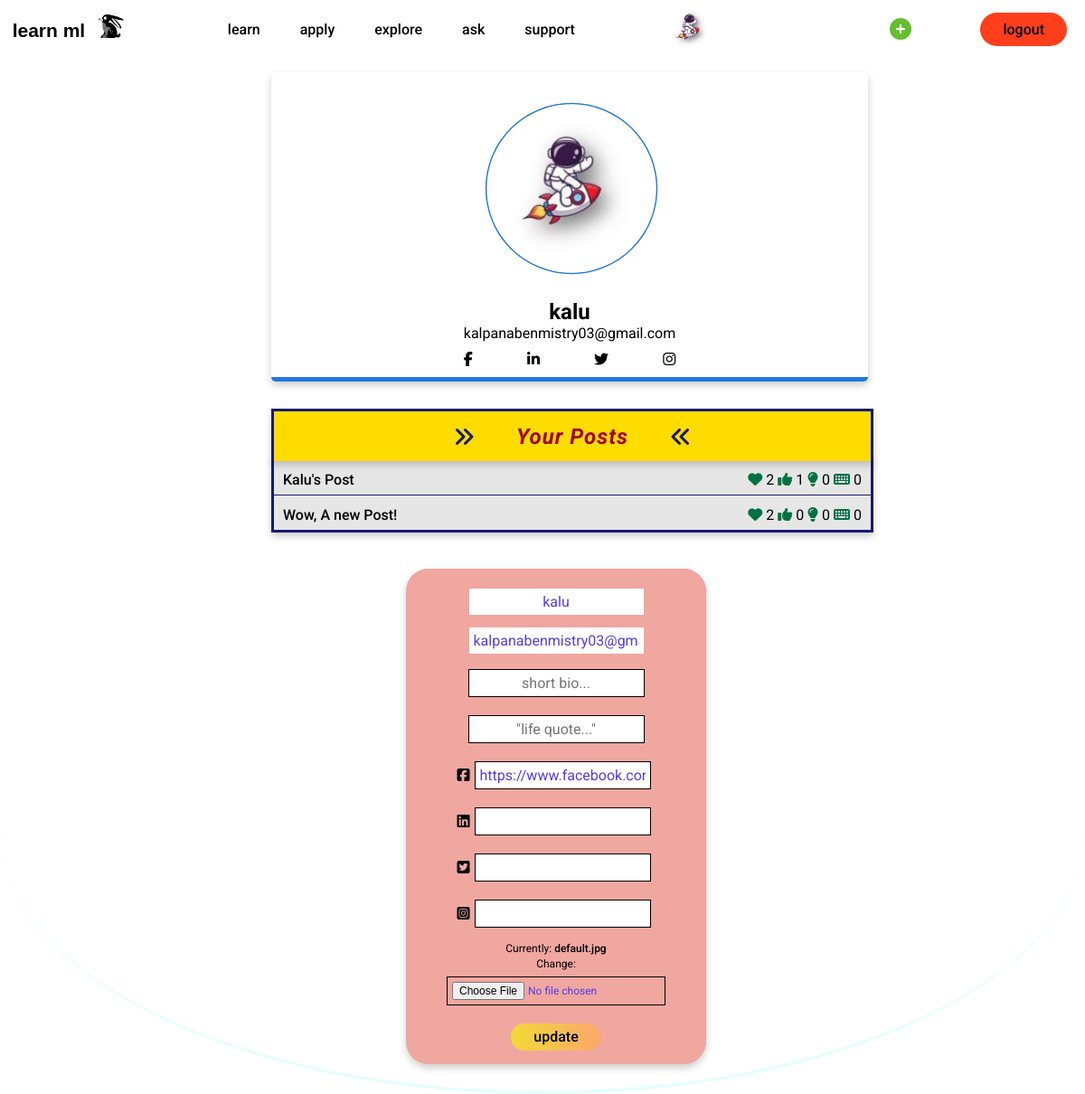
The app's page /profile/ (signed in), older data.
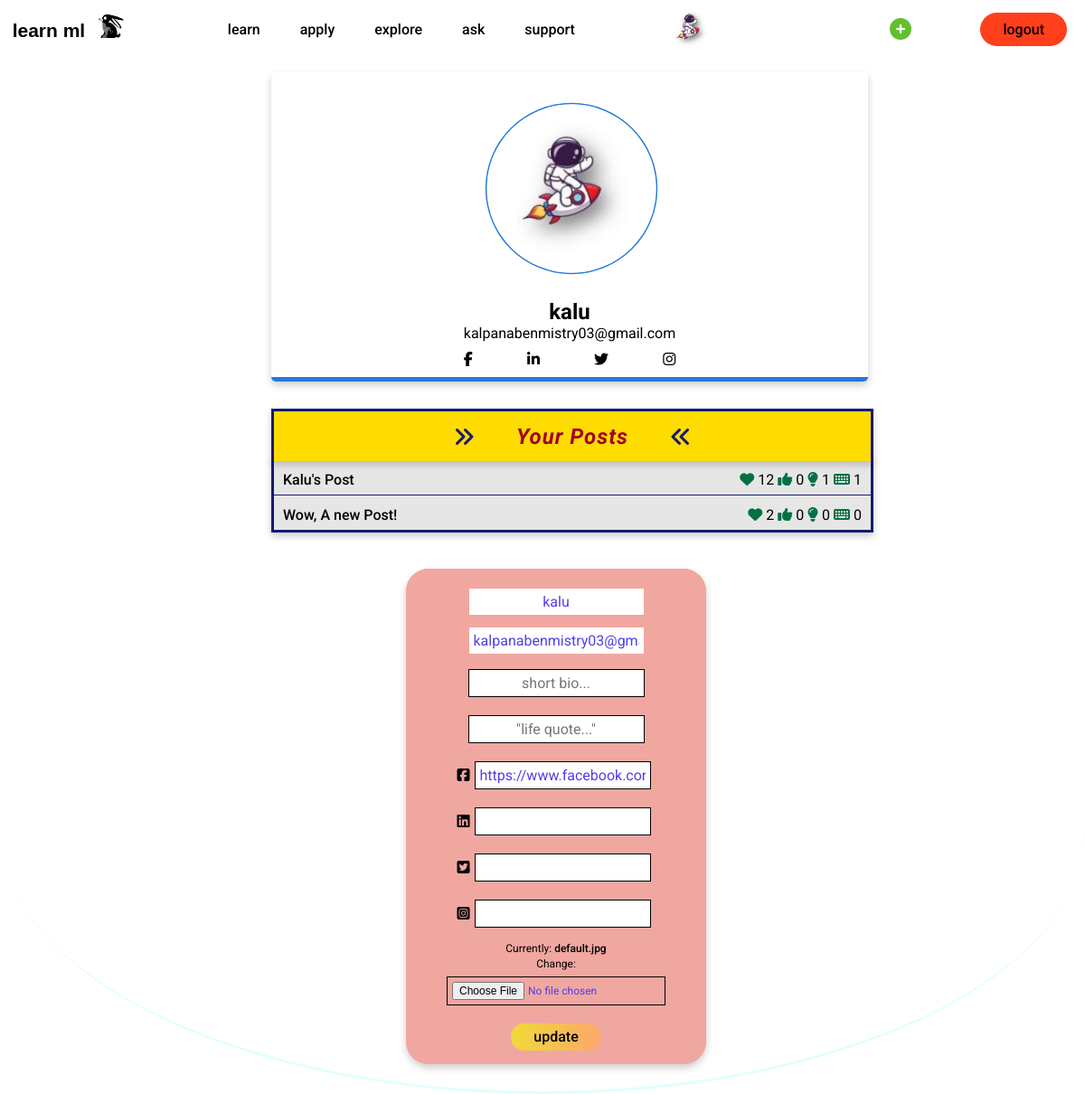
The same page, newer data.
### explore/models.py (models this page shows, shortened)
class Post(models.Model):
	title = models.CharField(max_length=100)
	content = HTMLField()
	date_posted = models.DateTimeField(default=timezone.now)
	author = models.ForeignKey(User, on_delete=models.CASCADE)
	POST_AUDIENCE = [
        ('BEG', 'Beginner'),
        ('INT', 'Intermediate'),
        ('EXP', 'Expert'),
    ]
	audience = models.CharField(max_length=3, choices=POST_AUDIENCE, default='BEG',)
	likes = models.ManyToManyField(User, default=None, blank=True, related_name='likes')
	helpfuls = models.ManyToManyField(User, default=None, blank=True, related_name='helpfuls')
	visual_likes = models.ManyToManyField(User, default=None, blank=True, related_name='visual_likes')
	concise_likes = models.ManyToManyField(User, default=None, blank=True, related_name='concise_likes')

### users/views.py (the view)
# urls.py: path('profile/', user_views.profile, name='profile'),
@login_required
def profile(request):
	posts = Post.objects.filter(author=request.user).order_by('-date_posted')
	if request.method == 'POST':
		u_form = UserUpdateForm(request.POST, instance=request.user)  # populate the form with user info
		p_form = ProfileUpdateForm(request.POST, request.FILES, instance=request.user.profile)
		if u_form.is_valid() and p_form.is_valid():
			u_form.save()
			p_form.save()
			messages.success(request, f'Your account was updated!')
			return redirect('profile')
	else:
		u_form = UserUpdateForm(instance=request.user)  # populate the form with user info
		p_form = ProfileUpdateForm(instance=request.user.profile)
	context = {
		'u_form': u_form,
		'p_form': p_form,
		'posts': posts,
	}
	return render(request, 'users/profile.html', context)

### users/forms.py
class UserUpdateForm(forms.ModelForm):
	email = forms.EmailField()
	class Meta:
		model = User  # affected model
		fields = ['username', 'email']  # the fields needed in form

class ProfileUpdateForm(forms.ModelForm):
	class Meta:
		model = Profile
		fields = ['bio', 'quote', 'fb_link', 'linkedin_link', 'twitter_link', 'insta_link', 'image']
		labels = {
			'bio': ('Bio'),
			'quote': ('Motivation'),
            'fb_link': ('FB'),
            'linkedin_link': ('in'),
            'twitter_link': ('TW'),
            'insta_link': ('IN'),
        }

### users/templates/users/profile.html (shortened to what this page needs)
{% extends "land/base.html" %}
{% load humanize %}
{% load crispy_forms_tags %}
{% block section %}
	<div class='content-section'>
		<div class="media-card">
			<div class="media-body">
				<img class="round-account-img" src="{{ user.profile.image.url }}" alt="image">
				<h2 class='account-heading'>{{ user.username }}</h2>
				<p class="account-email-text">{{ user.email }}</p>
				<div class="socials-images">
					<a href="{{ user.profile.fb_link }}" target="_blank">
						<i id="fb-logo" class="fab fa-facebook-f"></i>
					</a>
					<a href="{{ user.profile.linkedin_link }}" target="_blank">
						<i id="in-logo" class="fab fa-linkedin-in"></i>
					</a>
					<a href="{{ user.profile.twitter_link }}" target="_blank">
						<i id="tw-logo" class="fab fa-twitter"></i>
					</a>
					<a href="{{ user.profile.insta_link }}" target="_blank">
						<i id="ta-logo" class="fab fa-instagram"></i>
					</a>
				</div>
			</div>
		</div>
		<div class="yp-container">
			<i id="left-arrow-rocket" class="fas fa-angle-double-right"></i>
			<h2 id="yp-h2">Your Posts</h2>
			<i id="right-arrow-rocket" class="fas fa-angle-double-right"></i>
		</div>
		<div class="yp-posts-container">
			{% for post in posts %}
			<div class="post-card-container">
				<h2><a class="post-title-link" href="{% url 'post-detail' post.id post.title %}">{{ post.title }}</a></h2>
				<div class="stats" >
					<i id="empty-heart-ic" class="fas fa-heart"></i>
					<span class="like-count{{ post.id }}">{{ post.likes.count|intcomma }}</span>
					<i id="unhelp-ic" class="fas fa-thumbs-up"></i>
					<span class="helpful-count{{ post.id }}">{{ post.helpfuls.count|intcomma }}</span>
					<i id="bla-ic" class="fas fa-lightbulb"></i>
					<span class="visual-count{{ post.id }}">{{ post.visual_likes.count|intcomma }}</span>
					<i id="wor-ic" class="fas fa-keyboard"></i>
					<span class="concise-count{{ post.id }}">{{ post.concise_likes.count|intcomma }}</span>
				</div>
			</div>
			{% endfor %}
		</div>
		<form method="POST" enctype="multipart/form-data" class="profile-form">
			<fieldset class="form-group-profile">
				<div class="form-container-profile">
					{{ u_form|crispy }}
					{{ p_form|crispy }}
				</div>
				<div class="form-group-down-profile">
					<button class='update-btn' type="submit">update</button>
				</div>
			</fieldset>
		</form>
	</div>
{% endblock section %}

Row changes from the older to the newer data that the page shows:
changed Post "Kalu's Post": likes.count "2" → "12"; helpfuls.count "1" → "0"; visual_likes.count "0" → "1"; concise_likes.count "0" → "1"
